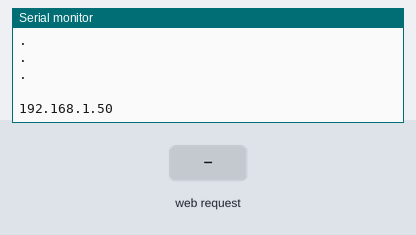
Simulated run of this program. Board: ESP32. On the bench: the last lines printed to the serial monitor. The test bench sets the inputs (shaded band). WiFi joins after 1.5 s; servers stay silent unless stated.

Above: at 2.7 s.
2.8 s: HTTP request GET /code?contents=1 received
At 3.8 s:
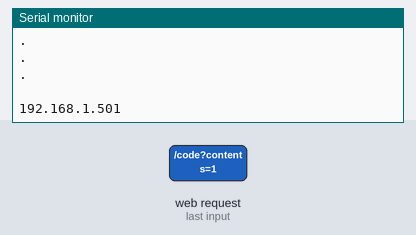
4.3 s: HTTP request GET /code?contents=0 received
At 4.9 s:
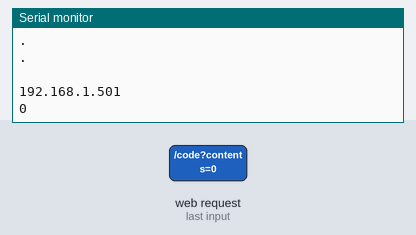

Measured:
- after the input at 2.8 s, the serial monitor: prints a new line at once (image 1)
- after the input at 4.3 s, the serial monitor: prints a new line at once (image 2)

The program:

main.cpp
```cpp
#include <Arduino.h>
#include <WiFi.h>
#include <WebServer.h>
#include "web.h"

const char * ssid = "3Cs_LAB";
const char * pass = "3cslabsince2015";

WebServer server(80);

void setup() {
  // put your setup code here, to run once:
  Serial.begin(115200);
  WiFi.mode(WIFI_STA);
  WiFi.disconnect();
  WiFi.begin(ssid, pass);
  while(WiFi.status() != WL_CONNECTED)
  {
    Serial.println(".");
    delay(500);
  }
  Serial.println(" ");
  Serial.print(WiFi.localIP());

	server.on("/", [] {
		server.send(200, "text/html", webpage);
  });

  server.on("/code", [] {
		Serial.println(server.arg("contents"));
		server.send(200, "text/html", webpage);
  });
	server.begin();

}

void loop() {
  // put your main code here, to run repeatedly:
	server.handleClient();
}
```

web.h
```cpp
const char webpage[] PROGMEM = R"=====(
<!DOCTYPE html>
<html lang="en">
<head>
    <meta charset="UTF-8">
    <meta name="viewport" content="width=device-width, initial-scale=1.0">
    <title>Document</title>
    <style>
        div {
            display: flex;
            flex-direction: column;
            align-items: center;
        }

        textarea {
            margin-top: 15px;
            width: 50%;
        }
    </style>
</head>
<body>

    <div>
        <!-- <input type="file">
        <textarea cols="30" rows="20"></textarea> -->
        <input type="file" name="file" id="file" />
    </div>

    <script>
        document.getElementById('file').onchange = function(){
        var file = this.files[0];
        var reader = new FileReader();
        reader.onload = function(progressEvent){
            // By lines
            var lines = this.result.split('\n');
            for(var line = 0; line < lines.length; ){
                //console.log(lines[line])
                var xhttp = new XMLHttpRequest();
                xhttp.onreadystatechange = function ()
                {
                    if(this.readyState == 4 && this.status == 200)
                    {
                        var str = line.toString() + " =--> "+ lines[line]
                        console.log(str);
                        xhttp.open("GET", "/code?contents=" + str, true);
                        line++;
                    }
                    else xhttp.open("GET", "/code", true);
                    xhttp.send();
                }
            }
        };
        reader.readAsText(file);
        };
    </script>
</body>
</html>

)====="; 
```
